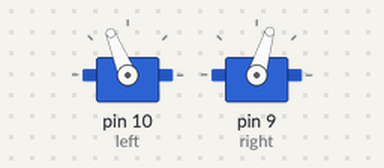
A sketch run on a simulated Arduino Uno, built with avr-gcc and run on an emulated ATmega328P. Parts: 2 × servo.

Above: at 0.1 s.
At 4.1 s:
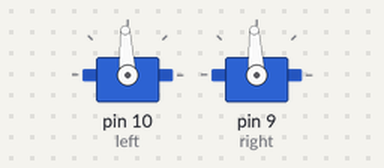
Timing chart, 0 to 5.6 s (numbered marks = the images above):
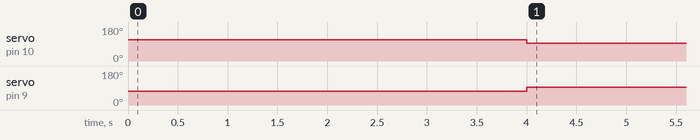

The sketch:

User_Program3_1.ino
```cpp
/*Software 1073 Arduino BoeBots
User Program
Method stubs are pre-made. add your own code to complete the challenge!

Program Task: drive the robot forward for a few seconds
Feel free to view the example program within the same folder if you need help!
*/
#include <Servo.h>
int t = 4000;
int forward = 1700;
int stahp = 1500;
Servo left;
Servo right;

void setup(){
  left.attach(10);
  right.attach(9);
  left.writeMicroseconds(forward);
  right.writeMicroseconds(1300);
  delay(t);
  left.writeMicroseconds(stahp);
  right.writeMicroseconds(stahp);
}

void loop(){

}
```

Measured:
- by itself, servo on pin 10 (left): 112° → 93° at 4.0 s
- by itself, servo on pin 9 (right): 73° → 93° at 4.0 s
